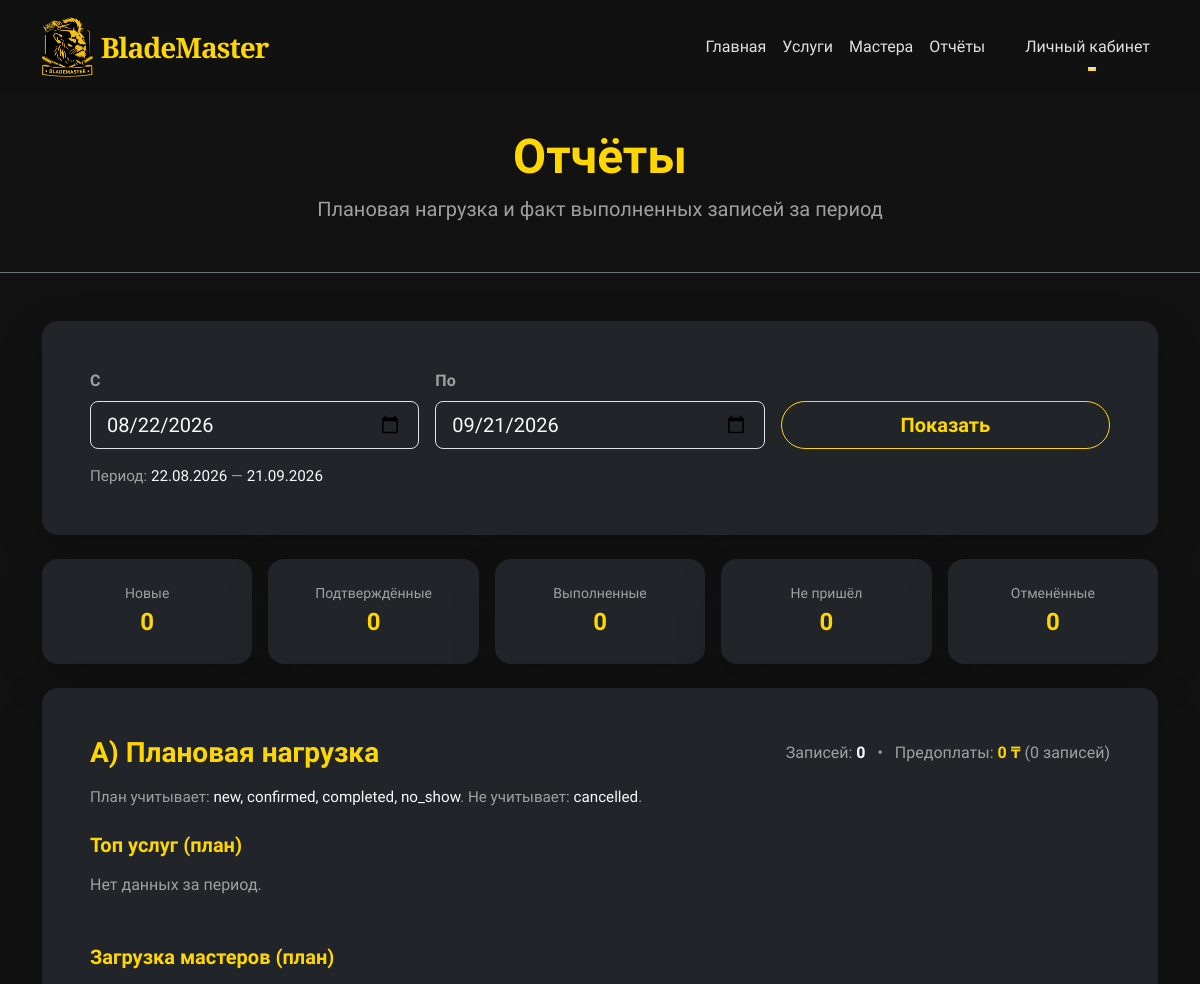
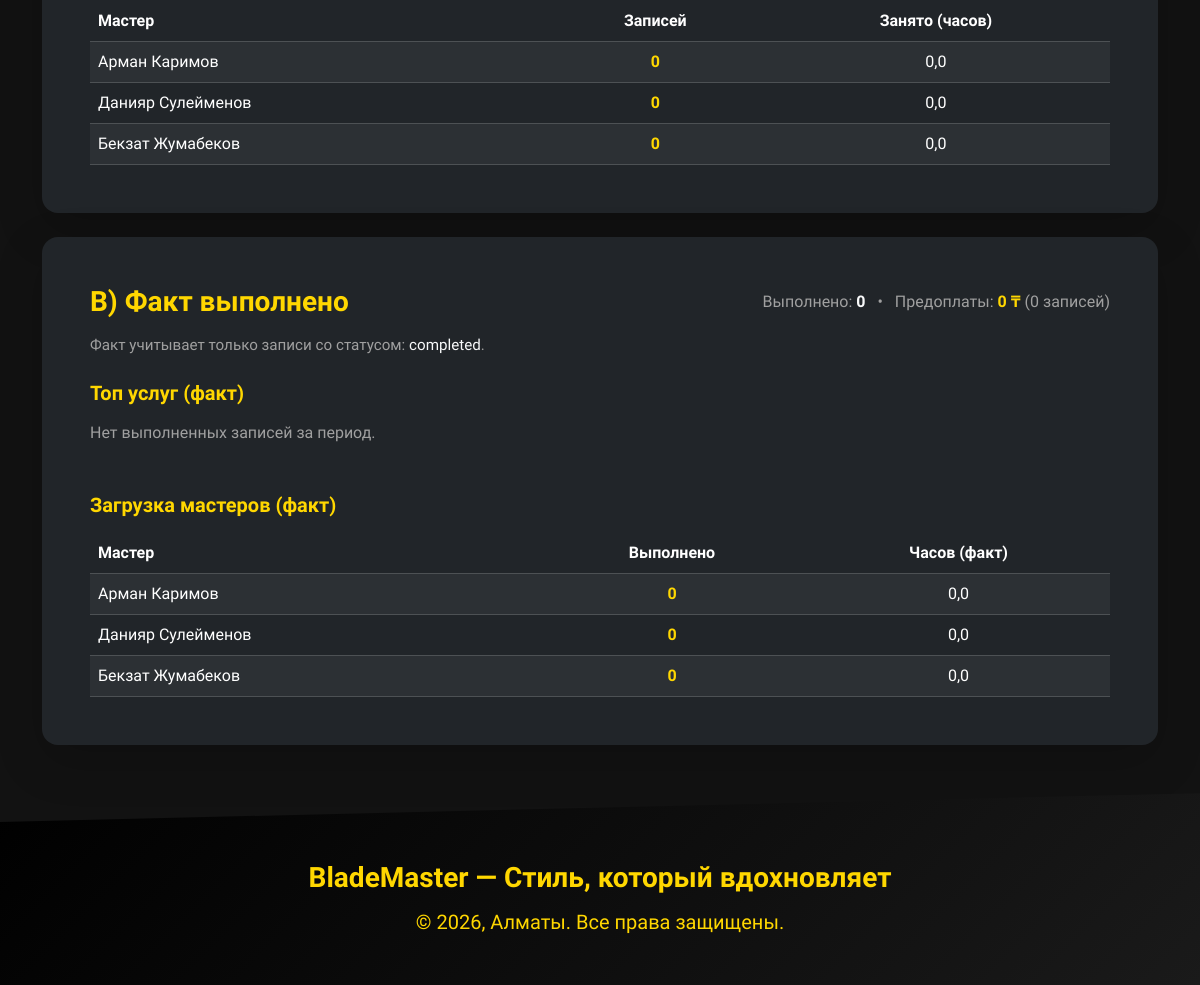
/reports/ (signed in), run on the app's committed database (2 pictures, top to bottom).
### core/models.py (models this page shows, shortened)
class Master(models.Model):
    full_name = models.CharField("ФИО мастера", max_length=100)
    description = models.TextField("Описание / о себе", blank=True)
    photo = models.ImageField("Фотография мастера", upload_to='masters/', blank=True, null=True)
    user = models.OneToOneField(User, on_delete=models.SET_NULL, null=True, blank=True, related_name='master_profile')
    class Meta:
        verbose_name = "Мастер"
        verbose_name_plural = "Мастера"

### core/views.py (the view)
# urls.py: path("reports/", views.admin_reports, name="admin_reports"),
@staff_member_required
def admin_reports(request):
    today = timezone.localdate()
    default_from = today - timedelta(days=30)
    default_to = today
    date_from_str = request.GET.get("from")
    date_to_str = request.GET.get("to")
    try:
        date_from = datetime.strptime(date_from_str, "%Y-%m-%d").date() if date_from_str else default_from
    except ValueError:
        date_from = default_from
    try:
        date_to = datetime.strptime(date_to_str, "%Y-%m-%d").date() if date_to_str else default_to
    except ValueError:
        date_to = default_to
    qs_all = Appointment.objects.filter(date__gte=date_from, date__lte=date_to)
    qs_plan = qs_all.exclude(status="cancelled")
    qs_fact = qs_all.filter(status="completed")
    def calc_master_stats(qs):
        stats = []
        masters = Master.objects.all()
        for m in masters:
            m_apps = qs.filter(master=m)
            total_minutes = 0
            for app in m_apps.prefetch_related("service"):
                total_minutes += sum(s.duration for s in app.service.all())
            stats.append({
                "master": m,
                "appointments_count": m_apps.count(),
                "total_minutes": total_minutes,
                "total_hours": round(total_minutes / 60, 1),
            })
        stats.sort(key=lambda x: x["total_minutes"], reverse=True)
        return stats
    top_services_plan = (
        Service.objects.filter(appointment__in=qs_plan)
        .annotate(bookings_count=Count("appointment", distinct=True))
        .annotate(
            estimated_revenue=ExpressionWrapper(
                F("price") * F("bookings_count"),
                output_field=IntegerField()
            )
        )
        .order_by("-bookings_count")[:10]
    )
    top_services_fact = (
        Service.objects.filter(appointment__in=qs_fact)
        .annotate(bookings_count=Count("appointment", distinct=True))
        .annotate(
            estimated_revenue=ExpressionWrapper(
                F("price") * F("bookings_count"),
                output_field=IntegerField()
            )
        )
        .order_by("-bookings_count")[:10]
    )
    master_stats_plan = calc_master_stats(qs_plan)
    master_stats_fact = calc_master_stats(qs_fact)
    counts = {
        "new": qs_all.filter(status="new").count(),
        "confirmed": qs_all.filter(status="confirmed").count(),
        "completed": qs_all.filter(status="completed").count(),
        "no_show": qs_all.filter(status="no_show").count(),
        "cancelled": qs_all.filter(status="cancelled").count(),
    }
    total_plan = qs_plan.count()
    total_fact = qs_fact.count()
    total_prepayment_plan = qs_plan.aggregate(total=Sum("prepayment_amount"))["total"] or Decimal("0.00")
    total_prepayment_fact = qs_fact.aggregate(total=Sum("prepayment_amount"))["total"] or Decimal("0.00")
    prepay_count_plan = qs_plan.filter(prepayment_amount__gt=0).count()
    prepay_count_fact = qs_fact.filter(prepayment_amount__gt=0).count()
    context = {
        "date_from": date_from,
        "date_to": date_to,
        "counts": counts,
        "total_plan": total_plan,
        "total_fact": total_fact,
        "total_prepayment_plan": total_prepayment_plan,
        "total_prepayment_fact": total_prepayment_fact,
        "top_services_plan": top_services_plan,
        "top_services_fact": top_services_fact,
        "master_stats_plan": master_stats_plan,
        "master_stats_fact": master_stats_fact,
        "prepay_count_plan": prepay_count_plan,
        "prepay_count_fact": prepay_count_fact,
    }
    return render(request, "core/admin_reports.html", context)

### core/templates/core/admin_reports.html (shortened to what this page needs)
{% extends "base.html" %}
{% block content %}
<section class="py-5 text-center border-bottom border-secondary">
  <div class="container" data-aos="fade-down">
    <h1 class="display-5 fw-bold text-gold mb-2">Отчёты</h1>
    <p class="lead text-muted mb-0">Плановая нагрузка и факт выполненных записей за период</p>
  </div>
</section>
<section class="py-5">
  <div class="container">
    <div class="card bg-dark border-0 shadow-lg rounded-4 overflow-hidden mb-4">
      <div class="card-body p-4 p-md-5">
        <form method="get" class="row g-3 align-items-end">
          <div class="col-12 col-md-4">
            <label class="text-muted fw-bold mb-2 d-block">С</label>
            <input type="date" name="from" value="{{ date_from|date:'Y-m-d' }}"
                   class="form-control form-control-lg bg-dark text-light border-gold">
          </div>
          <div class="col-12 col-md-4">
            <label class="text-muted fw-bold mb-2 d-block">По</label>
            <input type="date" name="to" value="{{ date_to|date:'Y-m-d' }}"
                   class="form-control form-control-lg bg-dark text-light border-gold">
          </div>
          <div class="col-12 col-md-4">
            <button class="btn btn-outline-gold btn-lg fw-bold rounded-pill w-100">
              Показать
            </button>
          </div>
        </form>
        <div class="text-muted mt-3" style="font-size: 0.95rem;">
          Период:
          <span class="text-light">{{ date_from|date:"d.m.Y" }}</span> —
          <span class="text-light">{{ date_to|date:"d.m.Y" }}</span>
        </div>
      </div>
    </div>
    <div class="row g-3 mb-4">
      <div class="col-6 col-md-4 col-lg">
        <div class="card bg-dark border-0 shadow-lg rounded-4 h-100 text-center status-card">
          <div class="card-body p-3 p-md-4">
            <div class="text-muted small">Новые</div>
            <div class="fs-4 fw-bold text-gold">{{ counts.new }}</div>
          </div>
        </div>
      </div>
      <div class="col-6 col-md-4 col-lg">
        <div class="card bg-dark border-0 shadow-lg rounded-4 h-100 text-center status-card">
          <div class="card-body p-3 p-md-4">
            <div class="text-muted small">Подтверждённые</div>
            <div class="fs-4 fw-bold text-gold">{{ counts.confirmed }}</div>
          </div>
        </div>
      </div>
      <div class="col-6 col-md-4 col-lg">
        <div class="card bg-dark border-0 shadow-lg rounded-4 h-100 text-center status-card">
          <div class="card-body p-3 p-md-4">
            <div class="text-muted small">Выполненные</div>
            <div class="fs-4 fw-bold text-gold">{{ counts.completed }}</div>
          </div>
        </div>
      </div>
      <div class="col-6 col-md-4 col-lg">
        <div class="card bg-dark border-0 shadow-lg rounded-4 h-100 text-center status-card">
          <div class="card-body p-3 p-md-4">
            <div class="text-muted small">Не пришёл</div>
            <div class="fs-4 fw-bold text-gold">{{ counts.no_show }}</div>
          </div>
        </div>
      </div>
      <div class="col-12 col-md-4 col-lg">
        <div class="card bg-dark border-0 shadow-lg rounded-4 h-100 text-center status-card">
          <div class="card-body p-3 p-md-4">
            <div class="text-muted small">Отменённые</div>
            <div class="fs-4 fw-bold text-gold">{{ counts.cancelled }}</div>
          </div>
        </div>
      </div>
    </div>
    <div class="card bg-dark border-0 shadow-lg rounded-4 overflow-hidden mb-4">
      <div class="card-body p-4 p-md-5">
        <div class="d-flex flex-column flex-md-row justify-content-between align-items-md-center gap-2 mb-3">
          <h3 class="mb-0 text-gold fw-bold">A) Плановая нагрузка</h3>
          <div class="text-muted">
            Записей: <b class="text-light">{{ total_plan }}</b>
            <span class="mx-2">•</span>
            Предоплаты: <b class="text-gold">{{ total_prepayment_plan|default:0 }} ₸</b>
            <span class="text-muted">({{ prepay_count_plan }} записей)</span>
          </div>
        </div>
        <div class="text-muted mb-4" style="font-size: 0.95rem;">
          План учитывает: <span class="text-light">new, confirmed, completed, no_show</span>. Не учитывает: <span class="text-light">cancelled</span>.
        </div>
        <h5 class="text-gold fw-bold mt-3 mb-3">Топ услуг (план)</h5>
        {% if top_services_plan %}
          <div class="table-responsive">
            <table class="table table-dark table-striped align-middle mb-0">
              <thead>
                <tr>
                  <th>Услуга</th>
                  <th class="text-center">Записей</th>
                  <th class="text-center">Сумма (оценка)</th>
                </tr>
              </thead>
              <tbody>
                {% for s in top_services_plan %}
                  <tr>
                    <td>{{ s.name }}</td>
                    <td class="text-center fw-bold text-gold nowrap">{{ s.bookings_count }}</td>
                    <td class="text-center nowrap">{{ s.estimated_revenue }} ₸</td>
                  </tr>
                {% endfor %}
              </tbody>
            </table>
          </div>
        {% else %}
          <p class="text-muted mb-0">Нет данных за период.</p>
        {% endif %}
        <h5 class="text-gold fw-bold mt-5 mb-3">Загрузка мастеров (план)</h5>
        {% if master_stats_plan %}
          <div class="table-responsive">
            <table class="table table-dark table-striped align-middle mb-0">
              <thead>
                <tr>
                  <th>Мастер</th>
                  <th class="text-center">Записей</th>
                  <th class="text-center">Занято (часов)</th>
                </tr>
              </thead>
              <tbody>
                {% for row in master_stats_plan %}
                  <tr>
                    <td>{{ row.master.full_name }}</td>
                    <td class="text-center fw-bold text-gold nowrap">{{ row.appointments_count }}</td>
                    <td class="text-center nowrap">{{ row.total_hours }}</td>
                  </tr>
                {% endfor %}
              </tbody>
            </table>
          </div>
        {% else %}
          <p class="text-muted mb-0">Нет данных по мастерам за период.</p>
        {% endif %}
      </div>
    </div>
    <div class="card bg-dark border-0 shadow-lg rounded-4 overflow-hidden">
      <div class="card-body p-4 p-md-5">
        <div class="d-flex flex-column flex-md-row justify-content-between align-items-md-center gap-2 mb-3">
          <h3 class="mb-0 text-gold fw-bold">B) Факт выполнено</h3>
          <div class="text-muted">
            Выполнено: <b class="text-light">{{ total_fact }}</b>
            <span class="mx-2">•</span>
            Предоплаты: <b class="text-gold">{{ total_prepayment_fact|default:0 }} ₸</b>
            <span class="text-muted">({{ prepay_count_fact }} записей)</span>
          </div>
        </div>
        <div class="text-muted mb-4" style="font-size: 0.95rem;">
          Факт учитывает только записи со статусом: <span class="text-light">completed</span>.
        </div>
        <h5 class="text-gold fw-bold mt-3 mb-3">Топ услуг (факт)</h5>
        {% if top_services_fact %}
          <div class="table-responsive">
            <table class="table table-dark table-striped align-middle mb-0">
              <thead>
                <tr>
                  <th>Услуга</th>
                  <th class="text-center">Выполнено</th>
                  <th class="text-center">Сумма (оценка)</th>
                </tr>
              </thead>
              <tbody>
                {% for s in top_services_fact %}
                  <tr>
                    <td>{{ s.name }}</td>
                    <td class="text-center fw-bold text-gold nowrap">{{ s.bookings_count }}</td>
                    <td class="text-center nowrap">{{ s.estimated_revenue }} ₸</td>
                  </tr>
                {% endfor %}
              </tbody>
            </table>
          </div>
        {% else %}
          <p class="text-muted mb-0">Нет выполненных записей за период.</p>
        {% endif %}
        <h5 class="text-gold fw-bold mt-5 mb-3">Загрузка мастеров (факт)</h5>
        {% if master_stats_fact %}
          <div class="table-responsive">
            <table class="table table-dark table-striped align-middle mb-0">
              <thead>
                <tr>
                  <th>Мастер</th>
                  <th class="text-center">Выполнено</th>
                  <th class="text-center">Часов (факт)</th>
                </tr>
              </thead>
              <tbody>
                {% for row in master_stats_fact %}
                  <tr>
                    <td>{{ row.master.full_name }}</td>
                    <td class="text-center fw-bold text-gold nowrap">{{ row.appointments_count }}</td>
                    <td class="text-center nowrap">{{ row.total_hours }}</td>
                  </tr>
                {% endfor %}
              </tbody>
            </table>
          </div>
        {% else %}
          <p class="text-muted mb-0">Нет данных по мастерам за период.</p>
        {% endif %}
      </div>
    </div>
  </div>
</section>
{% endblock %}

### core/templates/base.html (style rules this page uses)
:root { --bg-primary: #121212; --bg-secondary: #1E1E1E; --bg-input: #2A2A2A; --text-primary: #E0E0E0; --text-muted: #A0A0A0; --gold: #FFD700; --gold-dark: #D4AF37; }
body { font-family: 'Urbanist', sans-serif; background-color: var(--bg-primary); color: var(--text-primary); min-height: 100vh; padding-top: 80px; margin: 0; }
.btn-gold, .btn-outline-gold { font-weight: 600; border-radius: 50px; transition: all 0.25s ease; }
.btn-outline-gold { border-color: var(--gold); color: var(--gold); }
.card { background-color: var(--bg-secondary); border: none; border-radius: 16px; overflow: hidden; box-shadow: 0 8px 30px rgba(0, 0, 0, 0.35); }
.text-gold { color: var(--gold) !important; }
.text-muted { color: var(--text-muted) !important; }

### core/templates/core/admin_reports.html (style rules this page uses)
.status-card { transition: transform .2s ease, box-shadow .2s ease; }
.nowrap { white-space: nowrap; }

### data on the page
Master: master.full_name "Арман Каримов", appointments_count "0", total_hours "0,0"
Master: master.full_name "Данияр Сулейменов", appointments_count "0", total_hours "0,0"
Master: master.full_name "Бекзат Жумабеков", appointments_count "0", total_hours "0,0"

### other printed values
{{ date_from|date:"d.m.Y" }} "22.08.2026"
{{ date_to|date:"d.m.Y" }} "21.09.2026"
{{ counts.new }} "0"
{{ counts.confirmed }} "0"
{{ counts.completed }} "0"
{{ counts.no_show }} "0"
{{ counts.cancelled }} "0"
{{ total_plan }} "0"
{{ total_prepayment_plan|default:0 }} "0"
{{ prepay_count_plan }} "0"
{{ total_fact }} "0"
{{ total_prepayment_fact|default:0 }} "0"
{{ prepay_count_fact }} "0"
